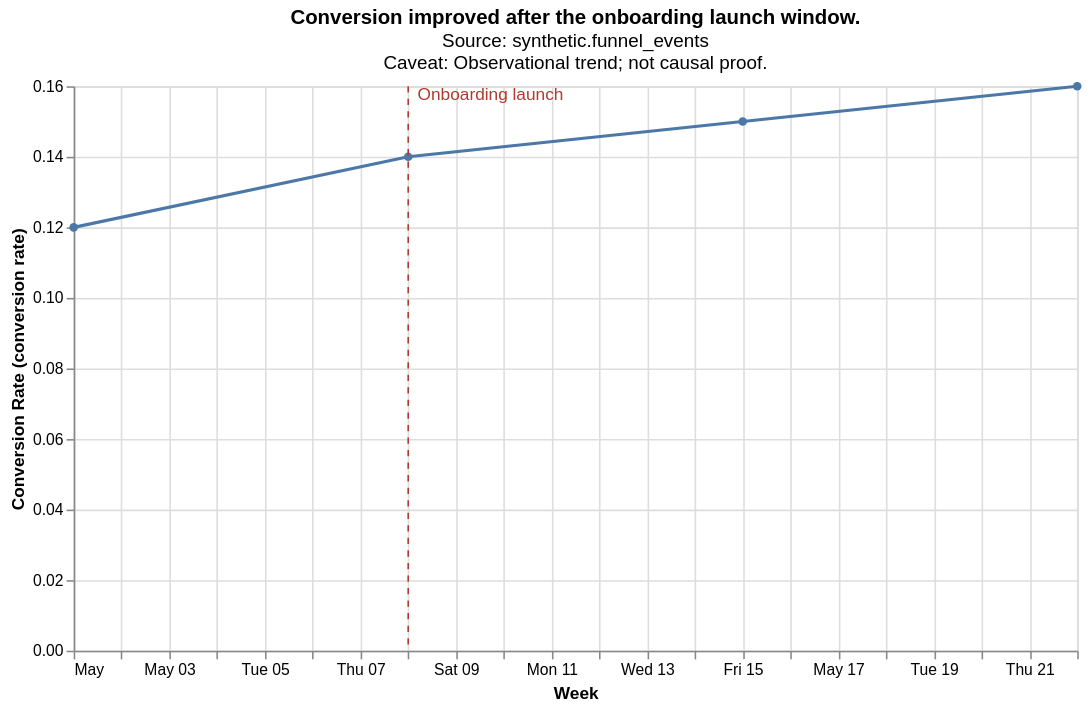

Vega-Lite specification for this chart:
### Vega-Lite specification from a JSON file in a GitHub repository (floating-point values rounded to 4 significant figures)
{"config": {"view": {"continuousWidth": 300, "continuousHeight": 300}}, "layer": [{"data": {"name": "data-89a6f5a0d51458e583a40d63981be75e"}, "mark": {"type": "line", "point": true}, "encoding": {"tooltip": [{"field": "week", "type": "temporal"}, {"field": "conversion_rate", "type": "quantitative"}], "x": {"field": "week", "title": "Week", "type": "temporal"}, "y": {"field": "conversion_rate", "title": "Conversion Rate (conversion rate)", "type": "quantitative"}}}, {"data": {"name": "data-cb09c0238c286cd711cb319ffbf98496"}, "mark": {"type": "rule", "color": "#b03a2e", "strokeDash": [4, 4]}, "encoding": {"x": {"field": "week", "type": "temporal"}}}, {"data": {"name": "data-cb09c0238c286cd711cb319ffbf98496"}, "mark": {"type": "text", "align": "left", "color": "#b03a2e", "dx": 6, "dy": -6}, "encoding": {"text": {"field": "label", "type": "nominal"}, "x": {"field": "week", "type": "temporal"}, "y": {"value": 12}}}], "height": 360, "title": {"text": "Conversion improved after the onboarding launch window.", "subtitle": ["Source: synthetic.funnel_events", "Caveat: Observational trend; not causal proof."]}, "width": 640, "$schema": "https://vega.github.io/schema/vega-lite/v6.4.1.json", "datasets": {"data-89a6f5a0d51458e583a40d63981be75e": [{"week": "2026-05-01", "conversion_rate": 0.12}, {"week": "2026-05-08", "conversion_rate": 0.14}, {"week": "2026-05-15", "conversion_rate": 0.15}, {"week": "2026-05-22", "conversion_rate": 0.16}], "data-cb09c0238c286cd711cb319ffbf98496": [{"week": "2026-05-08", "label": "Onboarding launch"}]}, "usermeta": {"ratio_contract": {"version": 1, "metric_field": "conversion_rate", "numerator": "converted_sessions", "denominator": "eligible_sessions", "cohort": "eligible onboarding sessions", "denominator_basis_field": null}, "claim": "Conversion improved after the onboarding launch window.", "source": "synthetic.funnel_events", "unit": "conversion rate", "caveat": "Observational trend; not causal proof."}}
